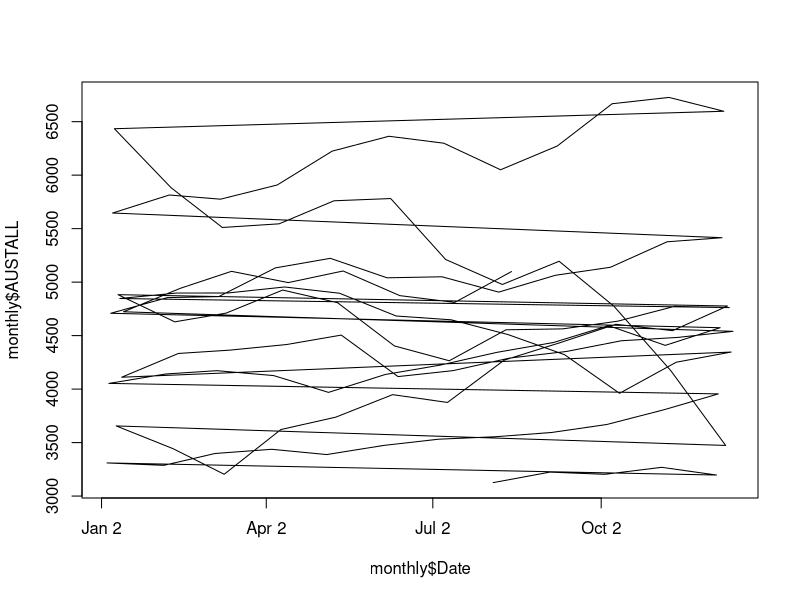

Recreate this plot in R.
# read data from Monthly.csv file specially extracted
# from the Excel data spreadsheet
monthly <- read.table('Monthly.csv', header=TRUE, sep=',')

# convert Date column to Date object type
monthly$Date <- as.Date(as.character(monthly$Date))

# plot the index
# TODO: decorate the graph
plot(monthly$Date, monthly$AUSTALL, type='l')

# What was the longest span of time that the Index spent 
# below a previous peak?
next.higher <- function(series, index) {
  cur.date <- series[index, 1]
  cur.price <- series[index, 2]
  j <- index + 1
  len <- dim(series)[1]
  
  while (j < len && series[j, 2] < cur.price) j <- j + 1
  
  series[j, 1] - series[index, 1]
}

retreat.bottom.ratio <- function(series, index) {
  len <- dim(series)[1]
  min(spdata[seq(index, len), 2]) / series[index, 2]
}

# slice only dates and AUSTALL index
spdata <- monthly[, c('Date', 'AUSTALL')]
spdata.size <- dim(spdata)[1]

# calculate the vector of retreats and find its maximum
retreats <- sapply(seq(from=1, to=spdata.size-1),
                   function(index) next.higher(spdata, index))
max.retreat.index <- match(max(retreats), retreats)
print(spdata[max.retreat.index, ])
cat(sprintf("Longest retreat time: %d days\n", retreats[max.retreat.index]))

# During this period, how far (in percentage terms) 
# did the index retreat?  
max.retreat.value <- retreat.bottom.ratio(spdata, max.retreat.index)
cat(sprintf("Max retreat drop: %.2f%%\n", max.retreat.value * 100))

# How many months were “winning” months (ie had a price increase)?
returns <- log(spdata[2:spdata.size, 2] / spdata[1:(spdata.size-1), 2])
spdata <- cbind(spdata, returns=c(0, returns))
cat(sprintf("Winning months: %d\n", dim(spdata[spdata$returns > 0, ])[1]))

# How many months were losing months?
cat(sprintf("Losing months: %d\n", dim(spdata[spdata$returns < 0, ])[1]))
